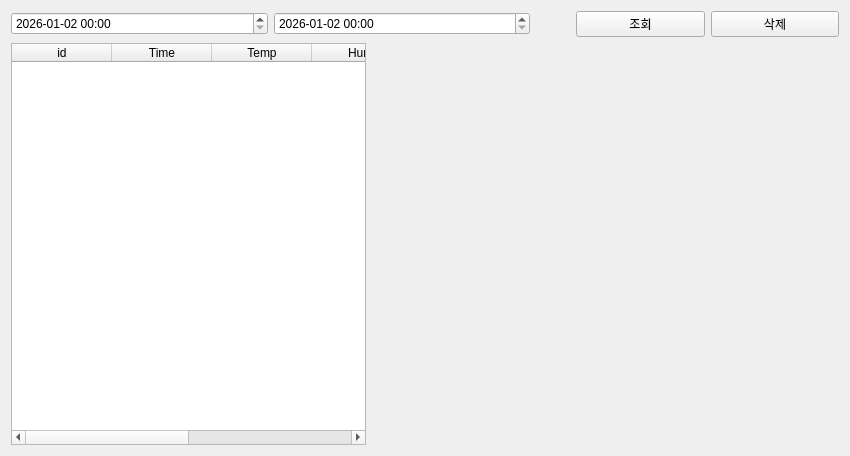
<?xml version="1.0" encoding="UTF-8"?>
<ui version="4.0">
 <class>Tab2Env</class>
 <widget class="QWidget" name="Tab2Env">
  <property name="geometry">
   <rect>
    <x>0</x>
    <y>0</y>
    <width>850</width>
    <height>456</height>
   </rect>
  </property>
  <property name="windowTitle">
   <string>Form</string>
  </property>
  <layout class="QVBoxLayout" name="verticalLayout_3">
   <item>
    <layout class="QVBoxLayout" name="verticalLayout_2">
     <item>
      <layout class="QHBoxLayout" name="horizontalLayout" stretch="2,2,0,1,1">
       <item>
        <widget class="QDateTimeEdit" name="pDateTimeFrom">
         <property name="dateTime">
          <datetime>
           <hour>0</hour>
           <minute>0</minute>
           <second>0</second>
           <year>2026</year>
           <month>1</month>
           <day>2</day>
          </datetime>
         </property>
         <property name="minimumDateTime">
          <datetime>
           <hour>0</hour>
           <minute>0</minute>
           <second>0</second>
           <year>2025</year>
           <month>12</month>
           <day>1</day>
          </datetime>
         </property>
         <property name="minimumDate">
          <date>
           <year>2025</year>
           <month>12</month>
           <day>1</day>
          </date>
         </property>
         <property name="displayFormat">
          <string notr="true">yyyy-MM-dd hh:mm</string>
         </property>
        </widget>
       </item>
       <item>
        <widget class="QDateTimeEdit" name="pDateTimeTo">
         <property name="dateTime">
          <datetime>
           <hour>0</hour>
           <minute>0</minute>
           <second>0</second>
           <year>2026</year>
           <month>1</month>
           <day>2</day>
          </datetime>
         </property>
         <property name="minimumDateTime">
          <datetime>
           <hour>0</hour>
           <minute>0</minute>
           <second>0</second>
           <year>2025</year>
           <month>12</month>
           <day>1</day>
          </datetime>
         </property>
         <property name="maximumDate">
          <date>
           <year>9999</year>
           <month>12</month>
           <day>30</day>
          </date>
         </property>
         <property name="minimumDate">
          <date>
           <year>2025</year>
           <month>12</month>
           <day>1</day>
          </date>
         </property>
         <property name="displayFormat">
          <string notr="true">yyyy-MM-dd hh:mm</string>
         </property>
        </widget>
       </item>
       <item>
        <spacer name="horizontalSpacer">
         <property name="orientation">
          <enum>Qt::Orientation::Horizontal</enum>
         </property>
         <property name="sizeHint" stdset="0">
          <size>
           <width>40</width>
           <height>20</height>
          </size>
         </property>
        </spacer>
       </item>
       <item>
        <widget class="QPushButton" name="pPBSearchDB">
         <property name="text">
          <string>조회</string>
         </property>
        </widget>
       </item>
       <item>
        <widget class="QPushButton" name="pPBDeleteDB">
         <property name="text">
          <string>삭제</string>
         </property>
        </widget>
       </item>
      </layout>
     </item>
     <item>
      <layout class="QHBoxLayout" name="horizontalLayout_2" stretch="3,4">
       <item>
        <layout class="QVBoxLayout" name="verticalLayout">
         <item>
          <widget class="QTableWidget" name="pEnvTable">
           <column>
            <property name="text">
             <string>id</string>
            </property>
           </column>
           <column>
            <property name="text">
             <string>Time</string>
            </property>
           </column>
           <column>
            <property name="text">
             <string>Temp</string>
            </property>
           </column>
           <column>
            <property name="text">
             <string>Humi</string>
            </property>
           </column>
           <column>
            <property name="text">
             <string>Fan</string>
            </property>
           </column>
           <column>
            <property name="text">
             <string>Reason</string>
            </property>
           </column>
          </widget>
         </item>
        </layout>
       </item>
       <item>
        <layout class="QVBoxLayout" name="pChartViewLayout"/>
       </item>
      </layout>
     </item>
    </layout>
   </item>
  </layout>
 </widget>
 <resources/>
 <connections/>
</ui>
